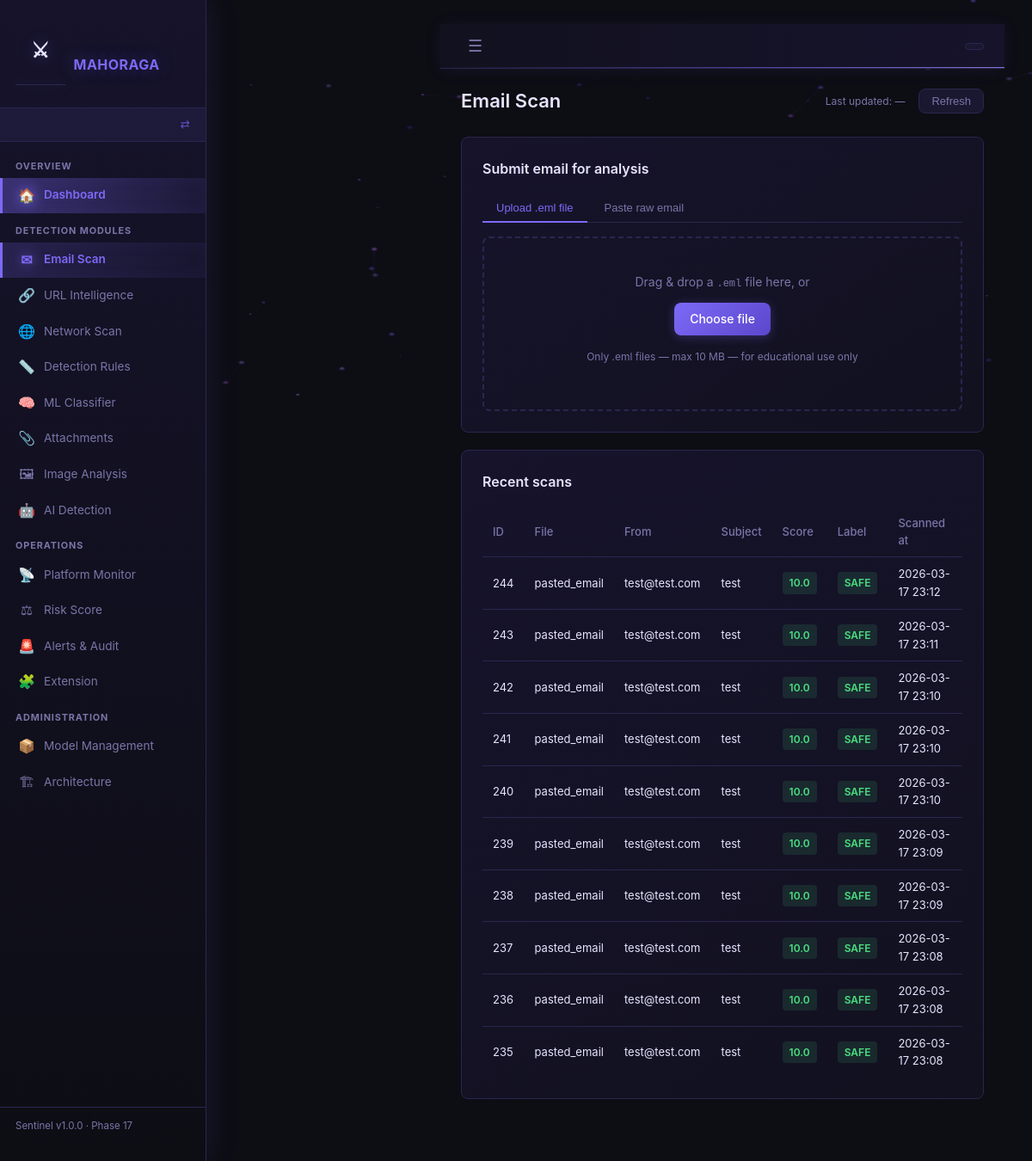
/email/scan, run on the app's committed database.
### backend/app/models.py (models this page shows)
class EmailScan(db.Model):
    __tablename__ = "email_scans"
    id           = db.Column(db.Integer, primary_key=True)
    filename     = db.Column(db.String(255))
    sender       = db.Column(db.String(255))
    recipient    = db.Column(db.String(255))
    subject      = db.Column(db.Text)
    body_text    = db.Column(db.Text)
    body_html    = db.Column(db.Text)
    headers_raw  = db.Column(db.Text)          # JSON string of all headers
    spf_result   = db.Column(db.String(50))    # pass / fail / softfail / none
    dkim_result  = db.Column(db.String(50))
    dmarc_result = db.Column(db.String(50))
    risk_score   = db.Column(db.Float, default=0.0)   # 0.0 – 100.0
    label        = db.Column(db.String(20))    # SAFE / SUSPICIOUS / MALICIOUS
    scanned_at   = db.Column(db.DateTime, default=datetime.utcnow)
    urls         = db.relationship("URLScan",        backref="email", lazy=True)
    attachments  = db.relationship("AttachmentScan", backref="email", lazy=True)
    network_scans= db.relationship("NetworkScan",    backref="email", lazy=True)

### backend/app/routes/email_scan.py (the view)
@email_scan_bp.route("/email/scan", methods=["GET"])
def email_scan_page():
    recent_scans = (
        EmailScan.query
        .order_by(EmailScan.scanned_at.desc())
        .limit(10)
        .all()
    )
    return render_template("email_scan.html", recent_scans=recent_scans)

### backend/app/routes/dashboard.py (called while the page is built, shortened)
def get_current_role() -> str:
    return session.get("role", "")

def get_sidebar_config():
    role = get_current_role()
    cfg  = ROLES.get(role, {})
    all_items = _all_sidebar_items()
    if cfg.get("allowed_prefixes") is None:
        return all_items   # admin sees everything

### frontend/templates/email_scan.html (shortened to what this page needs)
{% extends "base.html" %}
{% block content %}
<div class="page-header">
  <h1>Email Scan</h1>
  <span class="last-updated" id="last-updated">
    Last updated: <span id="update-time">—</span>
  </span>
  <button class="btn-refresh" onclick="refreshHistory()">Refresh</button>
</div>
<div class="card">
  <h2>Submit email for analysis</h2>
  <div class="tab-bar">
    <button class="tab active" id="tab-upload" onclick="switchTab('upload')">
      Upload .eml file
    </button>
    <button class="tab" id="tab-paste" onclick="switchTab('paste')">
      Paste raw email
    </button>
  </div>
  <div id="panel-upload">
    <div class="upload-zone" id="drop-zone">
      <p>Drag &amp; drop a <code>.eml</code> file here, or</p>
      <label class="btn-primary" for="eml-file-input">Choose file</label>
      <p class="hint">Only .eml files — max 10 MB — for educational use only</p>
    </div>
  </div>
</div>
<div class="card">
  <h2>Recent scans</h2>
  <table class="data-table">
    <thead>
      <tr>
        <th>ID</th><th>File</th><th>From</th>
        <th>Subject</th><th>Score</th><th>Label</th><th>Scanned at</th>
      </tr>
    </thead>
    <tbody id="history-table-body">
      {% for scan in recent_scans %}
      <tr>
        <td>{{ scan.id }}</td>
        <td>{{ scan.filename }}</td>
        <td class="truncate">{{ scan.sender }}</td>
        <td class="truncate">{{ scan.subject }}</td>
        <td>
          <span class="score-pill score-{{ scan.label | lower }}">
            {{ scan.risk_score | round(1) }}
          </span>
        </td>
        <td>
          <span class="label-badge label-{{ scan.label | lower }}">{{ scan.label }}</span>
        </td>
        <td>{{ scan.scanned_at.strftime('%Y-%m-%d %H:%M') if scan.scanned_at else '—' }}</td>
      </tr>
      {% else %}
      <tr><td colspan="7" class="empty-state">No scans yet — upload an email above</td></tr>
      {% endfor %}
    </tbody>
  </table>
</div>
{% endblock %}

### data on the page
EmailScan: id "244", filename "pasted_email", sender "test@test.com", subject "test", risk_score "10.0", label "SAFE", scanned_at "2026-03-17 23:12"
EmailScan: id "243", filename "pasted_email", sender "test@test.com", subject "test", risk_score "10.0", label "SAFE", scanned_at "2026-03-17 23:11"
EmailScan: id "242", filename "pasted_email", sender "test@test.com", subject "test", risk_score "10.0", label "SAFE", scanned_at "2026-03-17 23:10"
EmailScan: id "241", filename "pasted_email", sender "test@test.com", subject "test", risk_score "10.0", label "SAFE", scanned_at "2026-03-17 23:10"
EmailScan: id "240", filename "pasted_email", sender "test@test.com", subject "test", risk_score "10.0", label "SAFE", scanned_at "2026-03-17 23:10"
EmailScan: id "239", filename "pasted_email", sender "test@test.com", subject "test", risk_score "10.0", label "SAFE", scanned_at "2026-03-17 23:09"
EmailScan: id "238", filename "pasted_email", sender "test@test.com", subject "test", risk_score "10.0", label "SAFE", scanned_at "2026-03-17 23:09"
EmailScan: id "237", filename "pasted_email", sender "test@test.com", subject "test", risk_score "10.0", label "SAFE", scanned_at "2026-03-17 23:08"
EmailScan: id "236", filename "pasted_email", sender "test@test.com", subject "test", risk_score "10.0", label "SAFE", scanned_at "2026-03-17 23:08"
EmailScan: id "235", filename "pasted_email", sender "test@test.com", subject "test", risk_score "10.0", label "SAFE", scanned_at "2026-03-17 23:08"

### other printed values
{{ section.section }} "OVERVIEW" "DETECTION MODULES" "OPERATIONS" "ADMINISTRATION"
{{ item.icon }} "🏠" "✉" "🔗" "🌐" "📏" "🧠" "📎" "🖼" "🤖" "📡" "⚖" "🚨" "🧩" "📦" "🏗"
{{ item.label }} "Dashboard" "Email Scan" "URL Intelligence" "Network Scan" "Detection Rules" "ML Classifier" "Attachments" "Image Analysis" "AI Detection" "Platform Monitor" "Risk Score" "Alerts & Audit" "Extension" "Model Management" "Architecture"
